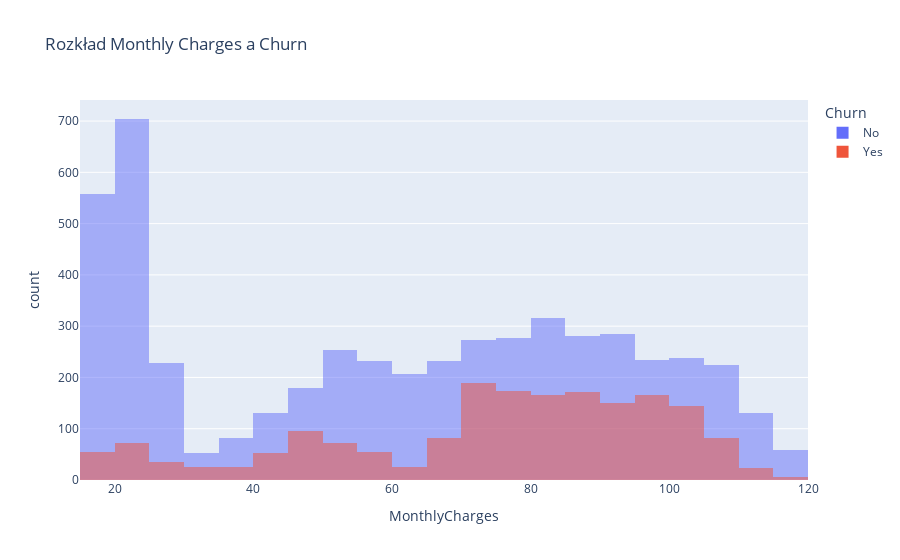

Source (notebook cell):
### Code cell
fig = px.histogram(
    df,
    x="MonthlyCharges",
    color="Churn",
    nbins=40,
    barmode="overlay",
    title="Rozkład Monthly Charges a Churn"
)
fig.show()

### Figure 1 — Plotly figure (JSON) as saved in the notebook; plotly's stock layout.template omitted (floating-point values rounded to 4 significant figures; data arrays with more than 128 entries replaced by an {"elided": "..."} marker saying what was removed)
{"data": [{"bingroup": "x", "hovertemplate": "Churn=No<br>MonthlyCharges=%{x}<br>count=%{y}<extra></extra>", "legendgroup": "No", "marker": {"color": "#636efa", "opacity": 0.5, "pattern": {"shape": ""}}, "name": "No", "nbinsx": 40, "orientation": "v", "showlegend": true, "type": "histogram", "x": {"elided": "5174 float values"}, "xaxis": "x", "yaxis": "y"}, {"bingroup": "x", "hovertemplate": "Churn=Yes<br>MonthlyCharges=%{x}<br>count=%{y}<extra></extra>", "legendgroup": "Yes", "marker": {"color": "#EF553B", "opacity": 0.5, "pattern": {"shape": ""}}, "name": "Yes", "nbinsx": 40, "orientation": "v", "showlegend": true, "type": "histogram", "x": {"elided": "1869 float values"}, "xaxis": "x", "yaxis": "y"}], "layout": {"barmode": "overlay", "legend": {"title": {"text": "Churn"}, "tracegroupgap": 0}, "title": {"text": "Rozkład Monthly Charges a Churn"}, "xaxis": {"anchor": "y", "domain": [0, 1], "title": {"text": "MonthlyCharges"}}, "yaxis": {"anchor": "x", "domain": [0, 1], "title": {"text": "count"}}}}
